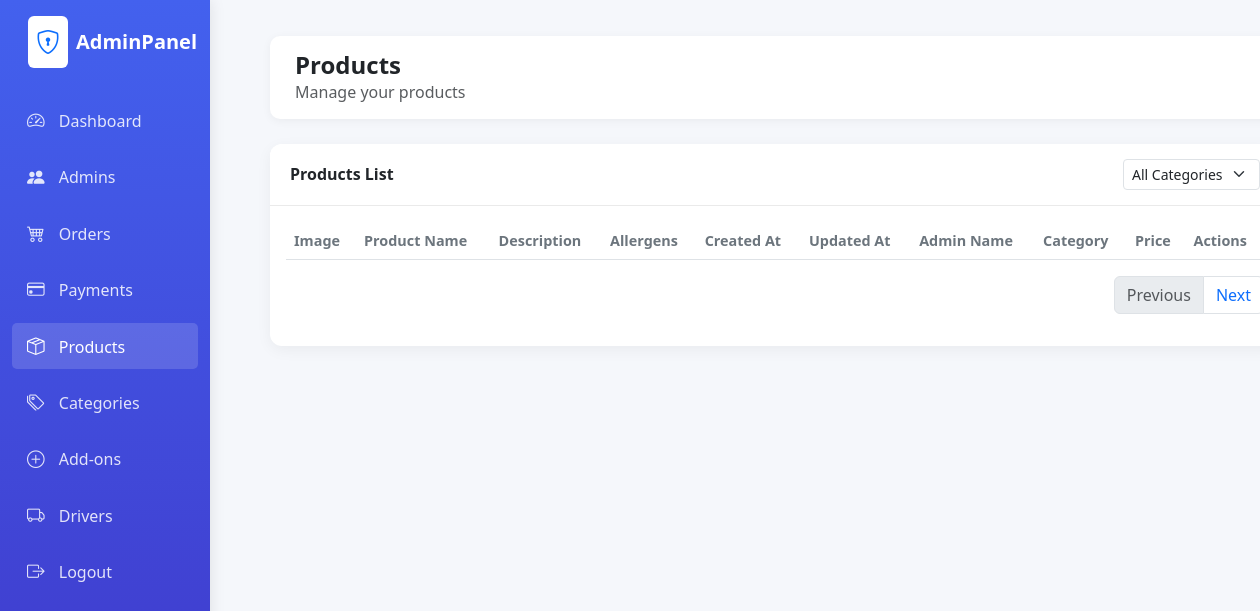
The page /admin/products.php (signed in) on the database as committed earlier.
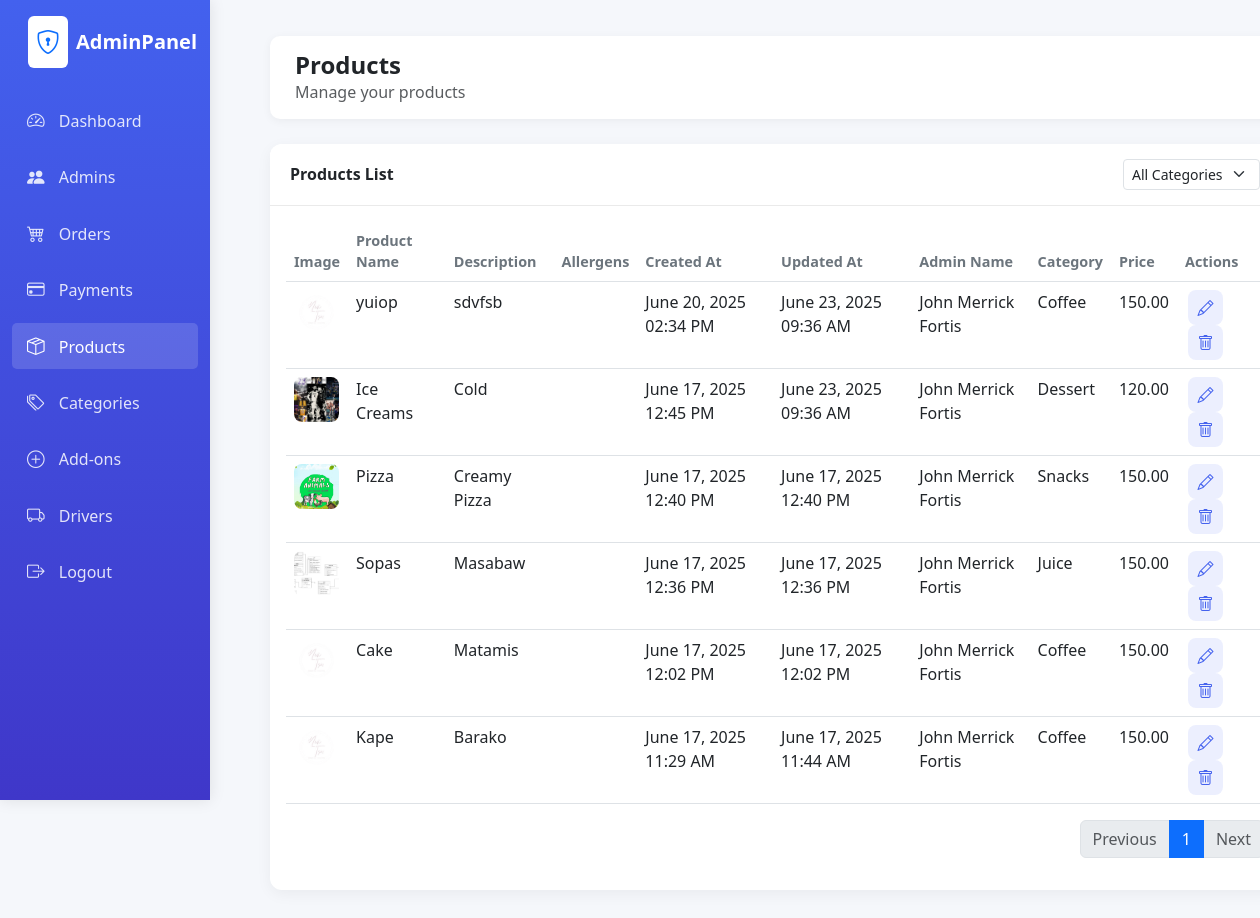
The same page on the database as committed later.
### tables this page shows
CREATE TABLE `product` (
  `Product_ID` int(11) NOT NULL,
  `Product_Name` varchar(255) NOT NULL,
  `Product_desc` text DEFAULT NULL,
  `Product_Image` varchar(255) DEFAULT NULL,
  `Created_at` datetime NOT NULL DEFAULT current_timestamp(),
  `Updated_at` datetime DEFAULT NULL ON UPDATE current_timestamp(),
  `Admin_ID` int(11) NOT NULL,
  `Category_ID` int(11) NOT NULL,
  `Price_ID` int(11) NOT NULL
);

CREATE TABLE `category` (
  `Category_ID` int(11) NOT NULL,
  `Category_Name` varchar(100) NOT NULL
);

CREATE TABLE `product_price` (
  `Price_ID` int(11) NOT NULL,
  `Price_Amount` decimal(10,2) NOT NULL,
  `Effective_From` date NOT NULL,
  `Effective_To` date DEFAULT NULL
);

### admin/classes/database.php (called while the page is built, shortened)
<?php
class database{
    function opencon() {
        return new PDO(
            'mysql:host=localhost;dbname=naitsa',
            'root',
            ''
        );
    }
    function getAllProducts($limit = 10, $offset = 0, $category_id = null) {
        $con = $this->opencon();
        $limit = (int)$limit;
        $offset = (int)$offset;
        $sql = "
            SELECT
                p.*,
                pp.Price_Amount,
                c.Category_Name,
                a.Admin_Name
            FROM product p
            LEFT JOIN product_price pp ON p.Price_ID = pp.Price_ID
            LEFT JOIN category c ON p.Category_ID = c.Category_ID
            LEFT JOIN admin a ON p.Admin_ID = a.Admin_ID
        ";
        $params = [];
        $sql .= " ORDER BY p.Created_at DESC LIMIT $limit OFFSET $offset";
        $stmt = $con->prepare($sql);
        if ($category_id) {
            $stmt->execute($params);
        } else {
            $stmt->execute();
        }
        return $stmt->fetchAll(PDO::FETCH_ASSOC);
    }
public function getProductsCount($category_id = null) {
    $con = $this->opencon();
    if ($category_id) {
        $stmt = $con->prepare("SELECT COUNT(*) FROM product WHERE Category_ID = ?");
        $stmt->execute([$category_id]);
    } else {
        $stmt = $con->query("SELECT COUNT(*) FROM product");
    }
    return $stmt->fetchColumn();
}
}

### admin/products.php (the view, shortened to what the changed rows need)
<?php
require_once('classes/database.php');
$db = new database();
try {
    $products = $db->getAllProducts();
} catch (PDOException $e) {
    $error = "Database Error: " . $e->getMessage();
}
$currentPage = isset($_GET['page']) ? max(1, (int)$_GET['page']) : 1;
$itemsPerPage = 10;
$categoryFilter = isset($_GET['category']) && $_GET['category'] !== '' ? $_GET['category'] : null;
$totalProducts = $db->getProductsCount($categoryFilter);
$totalPages = ceil($totalProducts / $itemsPerPage);
$offset = ($currentPage - 1) * $itemsPerPage;
$products = $db->getAllProducts($itemsPerPage, $offset, $categoryFilter);
?>
<!DOCTYPE html>
<html lang="en">
<head>
    <link href="https://cdn.jsdelivr.net/npm/bootstrap@5.3.0/dist/css/bootstrap.min.css" rel="stylesheet">
    <link rel="stylesheet" href="https://cdn.jsdelivr.net/npm/bootstrap-icons@1.10.0/font/bootstrap-icons.css">
    <link rel="stylesheet" href="assets/css/style.css">
</head>
<body class="dashboard-page">
  <div class="container-fluid">
    <div class="row">
      <div class="col-md-10 col-lg-10 main-content">
        <div class="card mt-3">
          <div class="card-body">
            <div class="table-responsive">
              <table class="table table-hover">
                <thead>
                  <tr>
                    <th>Image</th>
                    <th>Product Name</th>
                    <th>Description</th>
                    <th><strong>Allergens</strong></th>
                    <th>Created At</th>
                    <th>Updated At</th>
                    <th>Admin Name</th>
                    <th>Category</th>
                    <th>Price</th>
                    <th>Actions</th>
                  </tr>
                </thead>
                <tbody>
                  <?php foreach ($products as $product): ?>
                  <tr>
                    <td>
                      <?php if (!empty($product['Product_Image'])): ?>
                        <img src="uploads/products/<?= htmlspecialchars($product['Product_Image']) ?>" alt="Product Image" style="width:45px; height:45px; object-fit:cover; border-radius:8px;">
                      <?php else: ?>
                        <span class="text-muted">No image</span>
                      <?php endif; ?>
                    </td>
                    <td><?= htmlspecialchars($product['Product_Name']) ?></td>
                    <td><?= htmlspecialchars($product['Product_desc']) ?></td>
                    <td><?= htmlspecialchars($product['Product_allergens'] ?? '') ?></td>
                    <td><?= date('F d, Y h:i A', strtotime($product['Created_at'])) ?></td>
                    <td><?= date('F d, Y h:i A', strtotime($product['Updated_at'])) ?></td>
                    <td><?= htmlspecialchars($product['Admin_Name']) ?></td>
                    <td><?= htmlspecialchars($product['Category_Name']) ?></td>
                    <td><?= htmlspecialchars($product['Price_Amount']) ?></td>
                    <td>
                      <a href="#" class="action-btn edit-product-btn"
                         data-product-id="<?= htmlspecialchars($product['Product_ID']) ?>"
                         data-product-name="<?= htmlspecialchars($product['Product_Name']) ?>"
                         data-product-desc="<?= htmlspecialchars($product['Product_desc']) ?>"
                         data-category-id="<?= htmlspecialchars($product['Category_ID']) ?>"
                         data-price-id="<?= htmlspecialchars($product['Price_ID']) ?>"
                         data-image="<?= htmlspecialchars($product['Product_Image']) ?>"
                         data-effective-from="<?= htmlspecialchars($product['Effective_From'] ?? '') ?>"
                         data-effective-to="<?= htmlspecialchars($product['Effective_To'] ?? '') ?>">
                        <i class="bi bi-pencil"></i>
                      </a>
                      <a href="#" class="action-btn delete-product-btn" data-product-id="<?= htmlspecialchars($product['Product_ID']) ?>">
                        <i class="bi bi-trash"></i>
                      </a>
                    </td>
                  </tr>
                  <?php endforeach; ?>
                </tbody>
              </table>
            </div>
            <nav>
              <ul class="pagination justify-content-end">
                <?php for ($i = 1; $i <= $totalPages; $i++): ?>
                  <li class="page-item <?= $currentPage == $i ? 'active' : '' ?>">
                    <a class="page-link" href="?page=<?= $i ?><?= $categoryFilter ? '&category=' . urlencode($categoryFilter) : '' ?>"><?= $i ?></a>
                  </li>
                <?php endfor; ?>
                <li class="page-item <?= $currentPage == $totalPages ? 'disabled' : '' ?>">
                  <a class="page-link" href="?page=<?= $currentPage + 1 ?><?= $categoryFilter ? '&category=' . urlencode($categoryFilter) : '' ?>">Next</a>
                </li>
              </ul>
            </nav>
          </div>
        </div>
      </div>
    </div>
  </div>
</body>
</html>

Rows that differ between the two databases and show on the page:
added product: Product_Image (picture), Product_Name "yuiop", Product_desc "sdvfsb", Created_at "June 20, 2025 02:34 PM", Updated_at "June 23, 2025 09:36 AM", Admin_ID.Admin_Name "John Merrick Fortis", Category_ID.Category_Name "Coffee", Price_ID.Price_Amount "150.00"
added product: Product_Image (picture), Product_Name "Ice Creams", Product_desc "Cold", Created_at "June 17, 2025 12:45 PM", Updated_at "June 23, 2025 09:36 AM", Admin_ID.Admin_Name "John Merrick Fortis", Category_ID.Category_Name "Dessert", Price_ID.Price_Amount "120.00"
added product: Product_Image (picture), Product_Name "Pizza", Product_desc "Creamy Pizza", Created_at "June 17, 2025 12:40 PM", Updated_at "June 17, 2025 12:40 PM", Admin_ID.Admin_Name "John Merrick Fortis", Category_ID.Category_Name "Snacks", Price_ID.Price_Amount "150.00"
added product: Product_Image (picture), Product_Name "Sopas", Product_desc "Masabaw", Created_at "June 17, 2025 12:36 PM", Updated_at "June 17, 2025 12:36 PM", Admin_ID.Admin_Name "John Merrick Fortis", Category_ID.Category_Name "Juice", Price_ID.Price_Amount "150.00"
added product: Product_Image (picture), Product_Name "Cake", Product_desc "Matamis", Created_at "June 17, 2025 12:02 PM", Updated_at "June 17, 2025 12:02 PM", Admin_ID.Admin_Name "John Merrick Fortis", Category_ID.Category_Name "Coffee", Price_ID.Price_Amount "150.00"
added product: Product_Image (picture), Product_Name "Kape", Product_desc "Barako", Created_at "June 17, 2025 11:29 AM", Updated_at "June 17, 2025 11:44 AM", Admin_ID.Admin_Name "John Merrick Fortis", Category_ID.Category_Name "Coffee", Price_ID.Price_Amount "150.00"
Other text that changed with them:
new list line: "1"
